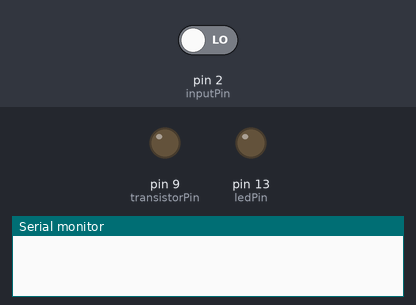
The sketch below on a simulated Arduino Uno, built with avr-gcc and run on an emulated ATmega328P. On the bench: output pins drawn as LEDs (lit = HIGH), the last lines printed to the serial monitor. The test bench sets the inputs (shaded band); at power-on: pin 2 (inputPin) LOW.

Above: at 1.2 s.
1.3 s: pin 2 (inputPin) driven HIGH
At 1.45 s:
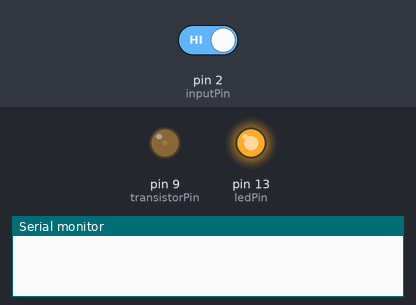
At 4.07 s:
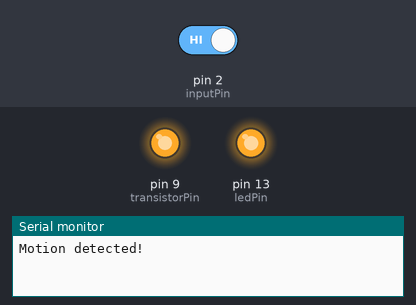
4.3 s: pin 2 (inputPin) driven LOW
At 4.45 s:
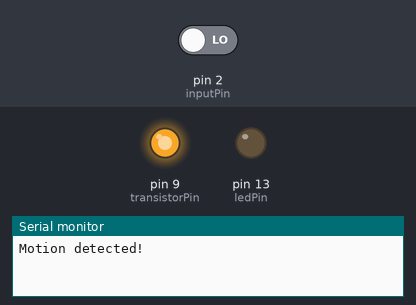
Timing chart, 0 to 8.4 s (numbered marks = the images above; inputs shaded):
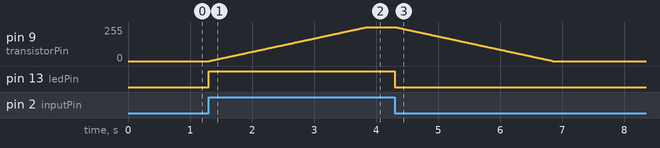

Measured:
- after the input at 1.3 s, pin 9 (transistorPin): moves from 0/255 to 254/255 over 2.5 s, starting at once; pin 13 (ledPin): LOW → HIGH at once
- after the input at 4.3 s, pin 13 (ledPin): HIGH → LOW at once

The sketch:

sketch_feb03a.ino
```cpp
int ledPin = 13;                // choose the pin for the LED
int inputPin = 2;               // choose the input pin (for PIR sensor)
int pirState = LOW;             // we start, assuming no motion detected
int val = 0;
const int transistorPin = 9; // variable for reading the pin status

void setup() {
  pinMode(ledPin, OUTPUT);      // declare LED as output
  pinMode(inputPin, INPUT);     // declare sensor as input
  pinMode(transistorPin, OUTPUT);
  Serial.begin(9600);
}

void loop(){
  val = digitalRead(inputPin);  // read input value
  if (val == HIGH) {            // check if the input is HIGH
    digitalWrite(ledPin, HIGH);
    if (pirState == LOW) {
      for (int brightness = 0; brightness < 255; brightness++) {
      analogWrite(transistorPin, brightness);
      delay(10);
    }
      // we have just turned on
      Serial.println("Motion detected!");
      // We only want to print on the output change, not state
      pirState = HIGH;
    }
  } else {
    digitalWrite(ledPin, LOW); // turn LED OFF
    if (pirState == HIGH){
      for (int brightness = 255; brightness >= 0; brightness--) {
          analogWrite(transistorPin, brightness);
          delay(10);
    }
      // we have just turned of
      Serial.println("Motion ended!");
      // We only want to print on the output change, not state
      pirState = LOW;
    }
  }
}
```
